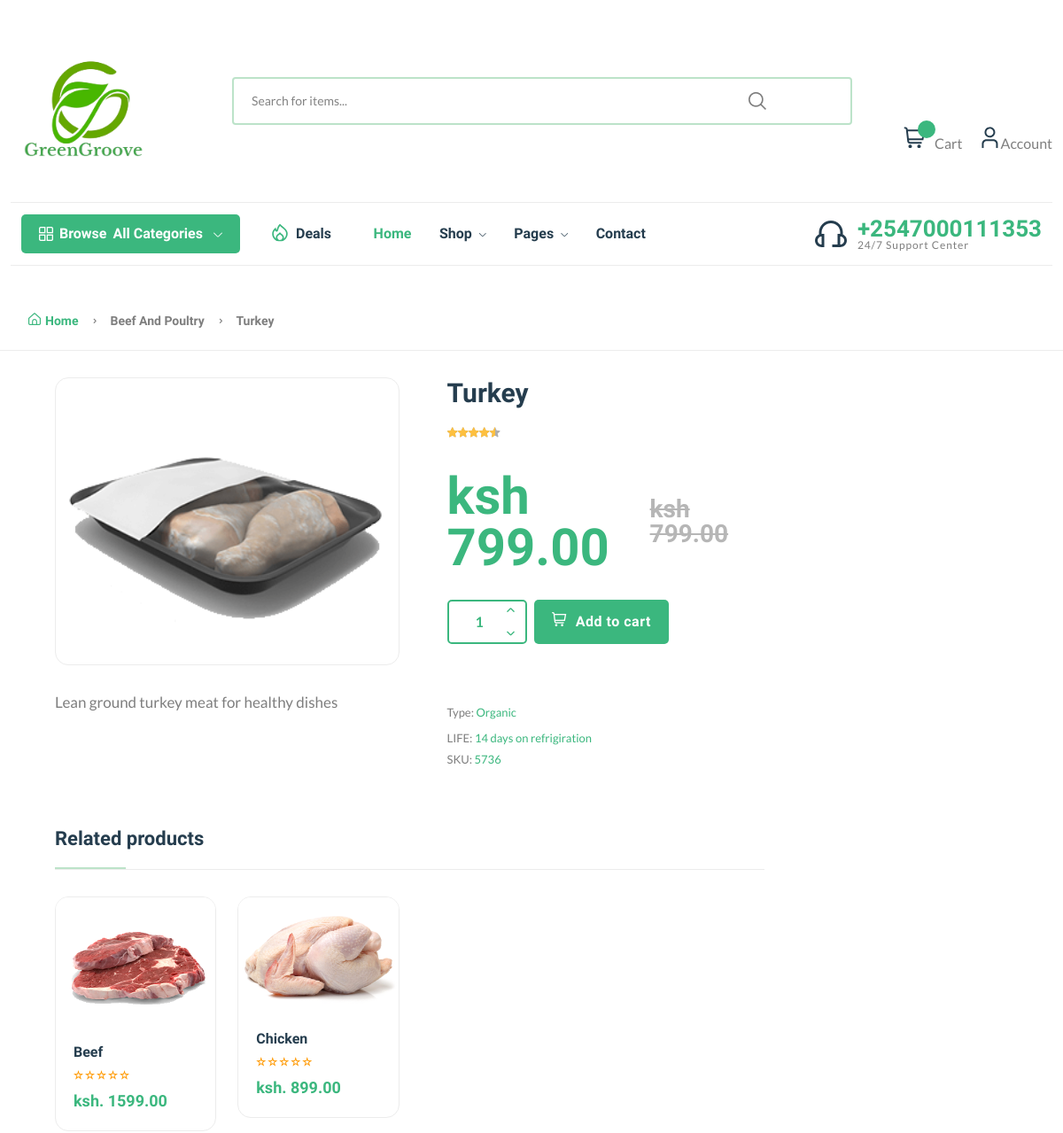
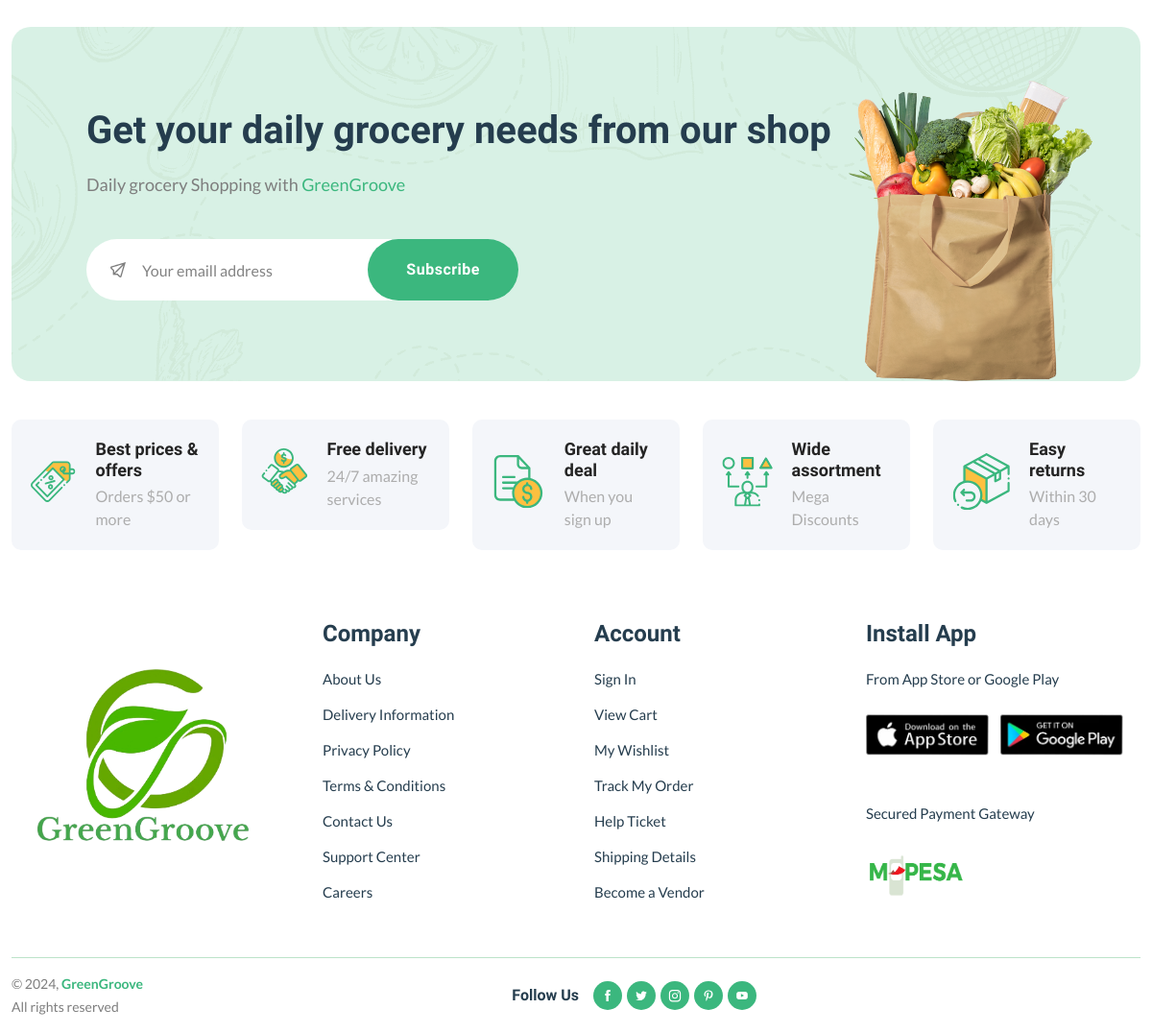
The page /product/turkey/ on the database its author committed (2 pictures, top to bottom).
### store/models.py (models this page shows, shortened)
class Product(models.Model):
    title = models.CharField(max_length=150, verbose_name="Product Title")
    slug = models.SlugField(max_length=160, verbose_name="Product Slug")
    sku = models.CharField(max_length=255, unique=True, verbose_name="Unique Product ID (SKU)")
    short_description = models.TextField(verbose_name="Short Description")
    detail_description = models.TextField(blank=True, null=True, verbose_name="Detail Description")
    product_image = models.ImageField(upload_to='product', blank=True, null=True, verbose_name="Product Image")
    price = models.DecimalField(max_digits=8, decimal_places=2)
    category = models.ForeignKey(Category, verbose_name="Product Categoy", on_delete=models.CASCADE)
    is_active = models.BooleanField(verbose_name="Is Active?")
    is_featured = models.BooleanField(verbose_name="Is Featured?")
    created_at = models.DateTimeField(auto_now_add=True, verbose_name="Created Date")
    updated_at = models.DateTimeField(auto_now=True, verbose_name="Updated Date")
    class Meta:
        verbose_name_plural = 'Products'
        ordering = ('-created_at', )

class Category(models.Model):
    title = models.CharField(max_length=50, verbose_name="Category Title")
    slug = models.SlugField(max_length=55, verbose_name="Category Slug")
    description = models.TextField(blank=True, verbose_name="Category Description")
    category_image = models.ImageField(upload_to='category', blank=True, null=True, verbose_name="Category Image")
    is_active = models.BooleanField(verbose_name="Is Active?")
    is_featured = models.BooleanField(verbose_name="Is Featured?")
    created_at = models.DateTimeField(auto_now_add=True, verbose_name="Created Date")
    updated_at = models.DateTimeField(auto_now=True, verbose_name="Updated Date")
    class Meta:
        verbose_name_plural = 'Categories'
        ordering = ('-created_at', )
    def __str__(self):
        return self.title

### store/views.py (the view)
# urls.py: path('product/<slug:slug>/', views.detail, name="product-detail"),
def detail(request, slug):
    product = get_object_or_404(Product, slug=slug)
    related_products = Product.objects.exclude(id=product.id).filter(is_active=True, category=product.category)
    context = {
        'product': product,
        'related_products': related_products,
    }
    return render(request, 'store/detail.html', context)

### store/context_preprocessors.py (called while the page is built)
def store_menu(request):
    categories = Category.objects.filter(is_active=True)
    context = {
        'categories_menu': categories,
    }
    return context

def cart_menu(request):
    if request.user.is_authenticated:
        cart_items= Cart.objects.filter(user=request.user)
        context = {
            'cart_items': cart_items,
        }
    else:
        context = {}
    return context

### templates/store/detail.html (shortened to what this page needs)
{% extends 'base.html' %}
{% load static %}
    {% block content %}
    <main class="main">
      <div class="page-header breadcrumb-wrap">
          <div class="container">
              <div class="breadcrumb">
                  <a href="{% url 'store:home' %}" rel="nofollow"><i class="fi-rs-home mr-5"></i>Home</a>
                  <span></span> {{product.category}} <span></span> {{product.title}}
              </div>
          </div>
      </div>
      <div class="container mb-30">
          <div class="row">
              <div class="col-xl-11 col-lg-12 m-auto">
                  <div class="row">
                      <div class="col-xl-9">
                          <div class="product-detail accordion-detail">
                              <div class="row mb-50 mt-30">
                                  <div class="col-md-6 col-sm-12 col-xs-12 mb-md-0 mb-sm-5">
                                      <div class="detail-gallery">
                                          <div class="product-image-slider">
                                                  <img src="{{product.product_image.url}}" alt="product image" />
                                          </div>
                                          <div class="short-desc mb-30">
                                              <p class="font-lg">{{product.detail_description}}</p>
                                          </div>
                                      </div>
                                  </div>
                                  <div class="col-md-6 col-sm-12 col-xs-12">
                                      <div class="detail-info pr-30 pl-30">
                                          <h2 class="title-detail">{{product.title}}</h2>
                                          <div class="product-detail-rating">
                                              <div class="product-rate-cover text-end">
                                                  <div class="product-rate d-inline-block">
                                                      <div class="product-rating" style="width: 90%"></div>
                                                  </div>
                                              </div>
                                          </div>
                                          <div class="clearfix product-price-cover">
                                              <div class="product-price primary-color float-left">
                                                  <span class="current-price text-brand">ksh {{product.price}}</span>
                                                  <span>
                                                      <span class="old-price font-md ml-15">ksh {{product.price}}</span>
                                                  </span>
                                              </div>
                                          </div>
                                          <div class="detail-extralink mb-50">
                                              <div class="detail-qty border radius">
                                                  <a href="#" class="qty-down"><i class="fi-rs-angle-small-down"></i></a>
                                                  <span class="qty-val">1</span>
                                                  <a href="#" class="qty-up"><i class="fi-rs-angle-small-up"></i></a>
                                              </div>
                                              <div class="product-extra-link2">
                                                  <button type="submit" class="button button-add-to-cart"><i class="fi-rs-shopping-cart"></i>Add to cart</button>
                                              </div>
                                          </div>
                                          <div class="font-xs">
                                              <ul class="mr-50 float-start">
                                                  <li class="mb-5">Type: <span class="text-brand">Organic</span></li>
                                                  <li>LIFE: <span class="text-brand">14 days on refrigiration</span></li>
                                                  <li class="mb-5">SKU: <a href="#">{{product.sku}}</a></li>
                                              </ul>
                                          </div>
                                      </div>
                                  </div>
                              </div>
                              <div class="row mt-60">
                                  <div class="col-12">
                                      <h2 class="section-title style-1 mb-30">Related products</h2>
                                  </div>
                                  <div class="col-12">
                                      <div class="row related-products">
                                        {% if related_products %}
                                          {% for rp in related_products %}
                                          <div class="col-lg-3 col-md-4 col-12 col-sm-6">
                                              <div class="product-cart-wrap hover-up">
                                                  <div class="product-img-action-wrap">
                                                      <div class="product-img product-img-zoom">
                                                          <a href="{% url 'store:product-detail' rp.slug %}" tabindex="0">
                                                              <img class="default-img" src="{{rp.product_image.url}}" alt="" />
                                                          </a>
                                                      </div>
                                                  </div>
                                                  <div class="product-content-wrap">
                                                      <h2><a href="{% url 'store:product-detail' rp.slug %}" tabindex="0">{{rp.title}}</a></h2>
                                                      <div class="rating-result" title="90%">
                                                      </div>
                                                      <div class="product-price">
                                                          <span>ksh. {{rp.price}}</span>
                                                      </div>
                                                  </div>
                                              </div>
                                          </div>
                                          {% endfor %}
                                        {% endif %}
                                      </div>
                                  </div>
                              </div>
                          </div>
                      </div>
                  </div>
              </div>
          </div>
      </div>
  </main>
      {% endblock content %}

### rows shown on the page
Product: category "Beef And Poultry", title "Turkey", product_image (picture), detail_description "Lean ground turkey meat for healthy dishes", price "799.00", sku "5736"
Product: product_image (picture), title "Beef", price "1599.00"
Product: product_image (picture), title "Chicken", price "899.00"
